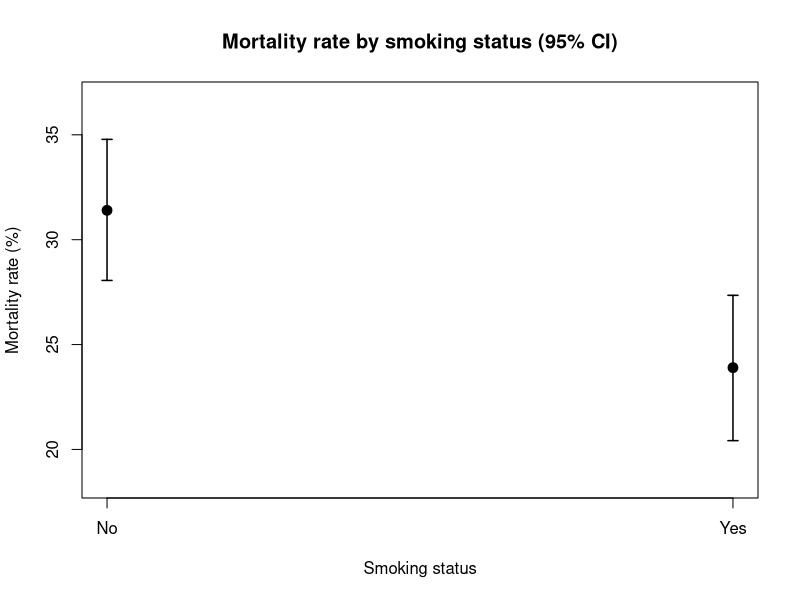
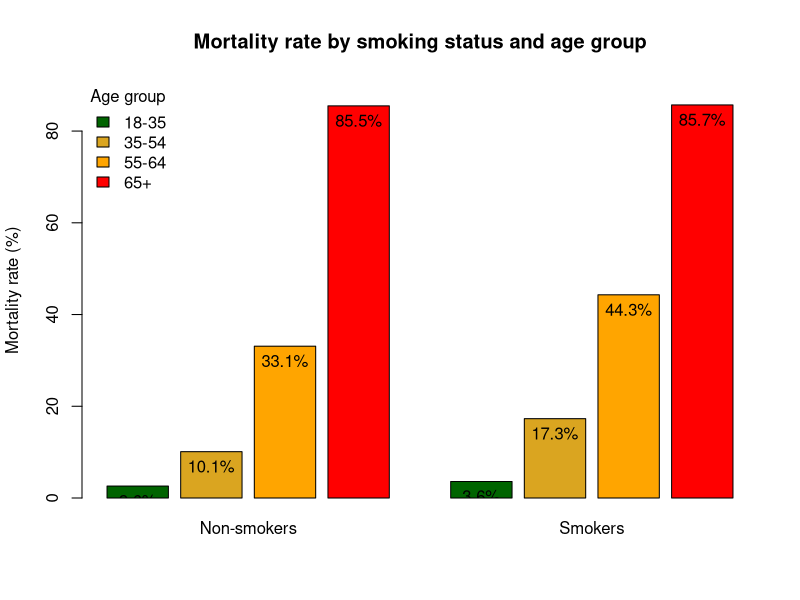
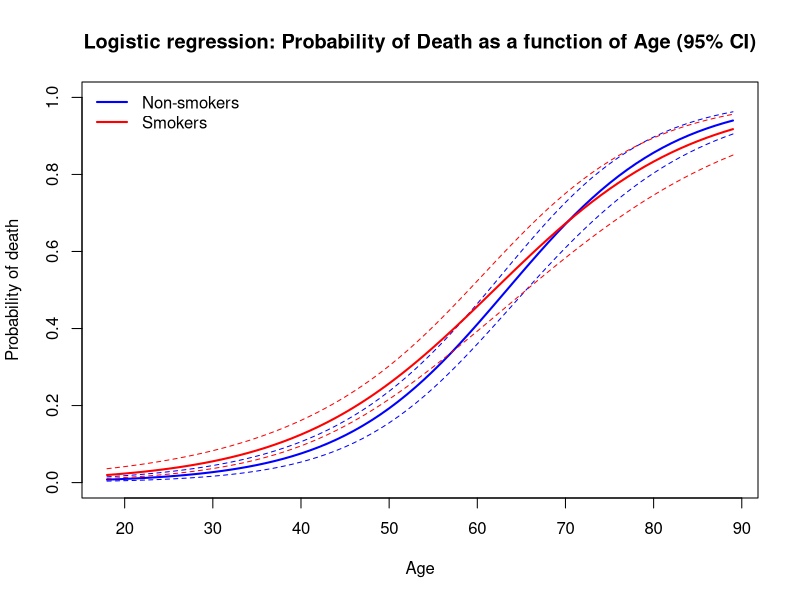

Write R code to recreate these figures, in order.
## ---- chunk 1
data <- read.csv("Subject6_smoking.csv")
## ---- chunk 2
tab <- table(data$Smoker, data$Status)

result <- data.frame(
  alive = tab[, "Alive"],
  dead  = tab[, "Dead"]
)

# Mortality rate (%)
result$ratio_dead <- round(100 * result$dead / (result$dead + result$alive), 1)

result
## ---- chunk 3
result$p_dead <- result$dead / (result$dead + result$alive)

# Standard error (normal approximation)
result$se <- sqrt(
  result$p_dead * (1 - result$p_dead) /
  (result$dead + result$alive)
)
result
## ---- chunk 4
result$ci_lower <- result$p_dead - 1.96 * result$se
result$ci_upper <- result$p_dead + 1.96 * result$se

# Convert CI to percentage for plotting
result$ci_lower_pct <- 100 * result$ci_lower
result$ci_upper_pct <- 100 * result$ci_upper

result
## ---- chunk 5
x <- c(1, 1.2)

y <- result$ratio_dead

plot(
  x, y,
  xaxt = "n",
  xlab = "Smoking status",
  ylab = "Mortality rate (%)",
  main = "Mortality rate by smoking status (95% CI)",
  pch = 19,
  cex = 1.3,
  ylim = c(
    min(result$ci_lower_pct) - 2,
    max(result$ci_upper_pct) + 2
  )
)

axis(1, at = x, labels = rownames(result))

arrows(
  x0 = x, y0 = result$ci_lower_pct,
  x1 = x, y1 = result$ci_upper_pct,
  angle = 90, code = 3, length = 0.05, lwd = 1.5
)
## ---- chunk 6
data$age_group <- NA

data$age_group[data$Age >= 18 & data$Age <= 35] <- "18-35"
data$age_group[data$Age > 35  & data$Age <= 54] <- "35-54"
data$age_group[data$Age > 54  & data$Age <= 64] <- "55-64"
data$age_group[data$Age >= 65] <- "65+"

table(data$age_group)
## ---- chunk 7
tab_yes <- table(
  data$age_group[data$Smoker == "Yes"],
  data$Status[data$Smoker == "Yes"]
)

table_smokers <- data.frame(
  edad = rownames(tab_yes),
  alive = tab_yes[, "Alive"],
  no_alive = tab_yes[, "Dead"]
)

table_smokers$ratio_dead <- round(
  100 * table_smokers$no_alive / (table_smokers$alive + table_smokers$no_alive),
  1
)

table_smokers
## ---- chunk 8
tab_no <- table(
  data$age_group[data$Smoker == "No"],
  data$Status[data$Smoker == "No"]
)

table_nonsmokers <- data.frame(
  edad = rownames(tab_no),
  alive = tab_no[, "Alive"],
  no_alive = tab_no[, "Dead"]
)

table_nonsmokers$ratio_dead <- round(
  100 * table_nonsmokers$no_alive / (table_nonsmokers$alive + table_nonsmokers$no_alive),
  1
)

table_nonsmokers
## ---- chunk 9

age_order <- c("18-35", "35-54", "55-64", "65+")

# Reorder rows to match age_order
smk <- table_smokers[match(age_order, table_smokers$edad), ]
nsmk <- table_nonsmokers[match(age_order, table_nonsmokers$edad), ]

# Create the matrix of dead ratios (%)
ratio_mat <- cbind(
  `Non-smokers` = nsmk$ratio_dead,
  `Smokers`     = smk$ratio_dead
)

rownames(ratio_mat) <- age_order

ratio_mat
## ---- chunk 10
# Colors for age groups (same color for smokers and non-smokers)
age_colors <- c("darkgreen", "goldenrod", "orange", "red")

bp <- barplot(
  height = ratio_mat,
  beside = TRUE,                 # grouped bars
  col = age_colors,
  ylim = c(0, max(ratio_mat) + 5),
  ylab = "Mortality rate (%)",
  main = "Mortality rate by smoking status and age group",
  space = c(0.2, 1)
)

text(
  x = bp,
  y = ratio_mat,
  labels = paste0(ratio_mat, "%"),
  pos = 1,        # inside the bar
  cex = 1
)
legend(
  "topleft",
  legend = rownames(ratio_mat),
  fill = age_colors,
  title = "Age group",
  bty = "n"
)

## ---- chunk 11
data$Death <- ifelse(data$Status == "Dead", 1, 0)

model_nonsmokers <- glm(
  Death ~ Age,
  data = data[data$Smoker == "No", ],
  family = binomial
)

model_smokers <- glm(
  Death ~ Age,
  data = data[data$Smoker == "Yes", ],
  family = binomial
)

age_seq <- seq(min(data$Age, na.rm = TRUE), max(data$Age, na.rm = TRUE), by = 1)

pred_no <- predict(
  model_nonsmokers,
  newdata = data.frame(Age = age_seq),
  type = "link",
  se.fit = TRUE
)

pred_yes <- predict(
  model_smokers,
  newdata = data.frame(Age = age_seq),
  type = "link",
  se.fit = TRUE
)

# Convert from log-odds to probability
prob_no   <- plogis(pred_no$fit)
lower_no  <- plogis(pred_no$fit - 1.96 * pred_no$se.fit)
upper_no  <- plogis(pred_no$fit + 1.96 * pred_no$se.fit)

prob_yes  <- plogis(pred_yes$fit)
lower_yes <- plogis(pred_yes$fit - 1.96 * pred_yes$se.fit)
upper_yes <- plogis(pred_yes$fit + 1.96 * pred_yes$se.fit)

plot(
  age_seq, prob_no,
  type = "l",
  lwd = 2,
  col = "blue",
  ylim = c(0, 1),
  xlab = "Age",
  ylab = "Probability of death",
  main = "Logistic regression: Probability of Death as a function of Age (95% CI)"
)

# CI for non-smokers
lines(age_seq, lower_no, col = "blue", lty = 2)
lines(age_seq, upper_no, col = "blue", lty = 2)

# Smokers curve + CI
lines(age_seq, prob_yes, col = "red", lwd = 2)
lines(age_seq, lower_yes, col = "red", lty = 2)
lines(age_seq, upper_yes, col = "red", lty = 2)

legend(
  "topleft",
  legend = c("Non-smokers", "Smokers"),
  col = c("blue", "red"),
  lwd = 2,
  bty = "n"
)


